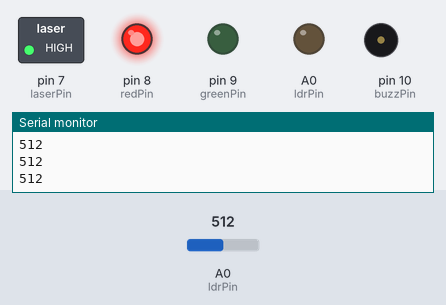
The sketch below on a simulated Arduino Uno, built with avr-gcc and run on an emulated ATmega328P. Parts: switched loads named in the sketch (green lamp = pin HIGH), output pins drawn as LEDs (lit = HIGH), buzzer (waves = sounding), the last lines printed to the serial monitor. Inputs (shaded band) come from the test bench; at power-on: A0 (ldrPin) = 512.

Above: at 0.1 s.
At 1.2 s:
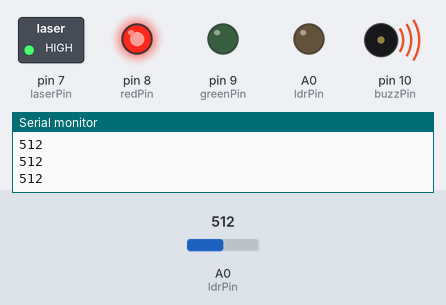
Timing chart, 0 to 0.1 s (numbered marks = the images above; inputs shaded):
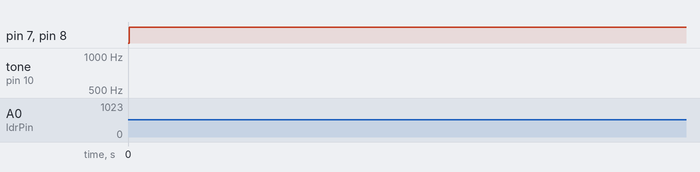

The sketch:

lazer_alarn.ino
```cpp
//laser'li alarm sistemi
//Created by Arif Mandal

int ldrPin = A0;//pinlerimizi tanimladik
int laserPin = 7;
int redPin = 8;
int greenPin = 9;
int buzzPin = 10;


void setup() {
  // put your setup code here, to run once:
  pinMode(ldrPin, OUTPUT);//butun verilerimizi output yani cikis olarak atadik
  pinMode(laserPin, OUTPUT);
  pinMode(redPin, OUTPUT);
  pinMode(greenPin, OUTPUT);
  pinMode(buzzPin, OUTPUT);
  Serial.begin(9600);//ldr'nin degerlerini gorebilmek icin monitoru baslattik


}

void loop() {
  // put your main code here, to run repeatedly:
  digitalWrite(laserPin, HIGH);//lazer herzamn acik konumda kalacak
  int ldrVal = analogRead(ldrPin);//degerimizi okuduk
  Serial.println(ldrVal);//dogru karar verebilmek icin degeri ekrana yazdirdik.

  if (ldrVal < 300) {//ldr degeri 300 kucukse yesilled acik kirmizi led kapali olacak
    digitalWrite(greenPin, HIGH);
    digitalWrite(redPin, LOW);


  } else {//diger durumlarda yesil kapali kirmizi acik olacak
    digitalWrite(greenPin, LOW);
    digitalWrite(redPin, HIGH);
    for (int hz = 440; hz < 1000; hz++) {//for dongusu ile alarm sesini verdik.
      tone(buzzPin, hz, 50);


    }
    for (int hz = 1000; hz > 440; hz--) {
      tone(buzzPin, hz, 50);


    }
  }

//kodlar uzerinde istediginiz degisikligi yapabilirsiniz...tesekkur ediyorum...


}
```
